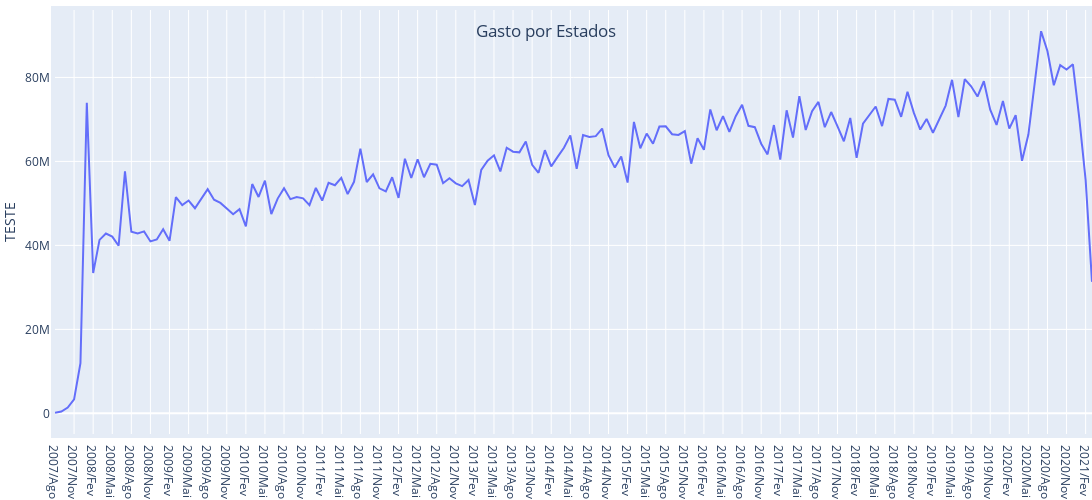

This figure's notebook cell:
### Code cell
import plotly.graph_objects as go
estados = ['Espírito Santo', 'Rio de Janeiro', 'Sergipe', 'Minas Gerais', 'Bahia']
selecionados = usaveis.loc[estados]
selecionados = selecionados.T

layout = go.Layout(
    autosize=False,
    width=1300,
    height=500,
    margin=go.layout.Margin(
        l=0,
        r=0,
        b=10,
        t=10,
        pad = 4
    )
)

fig1=go.Figure(layout=layout)

fig1.add_trace(go.Scatter(x =selecionados.index, y = selecionados['Bahia'],text = selecionados['Bahia']))

fig1.update_layout(
    title={
        'text': "Gasto por Estados",
        'y':0.95,
        'x':0.5,
        'xanchor': 'center',
        'yanchor': 'top'})
fig1.update_yaxes(title_text = 'TESTE')
fig1.show()

### Figure 1 — Plotly figure (JSON) as saved in the notebook; plotly's stock layout.template omitted (floating-point values rounded to 4 significant figures; data arrays with more than 128 entries replaced by an {"elided": "..."} marker saying what was removed)
{"data": [{"text": {"elided": "164 float values"}, "type": "scatter", "x": {"elided": "164 str values"}, "y": {"elided": "164 float values"}}], "layout": {"autosize": false, "height": 500, "margin": {"b": 10, "l": 0, "pad": 4, "r": 0, "t": 10}, "title": {"text": "Gasto por Estados", "x": 0.5, "xanchor": "center", "y": 0.95, "yanchor": "top"}, "width": 1300, "yaxis": {"title": {"text": "TESTE"}}}}
